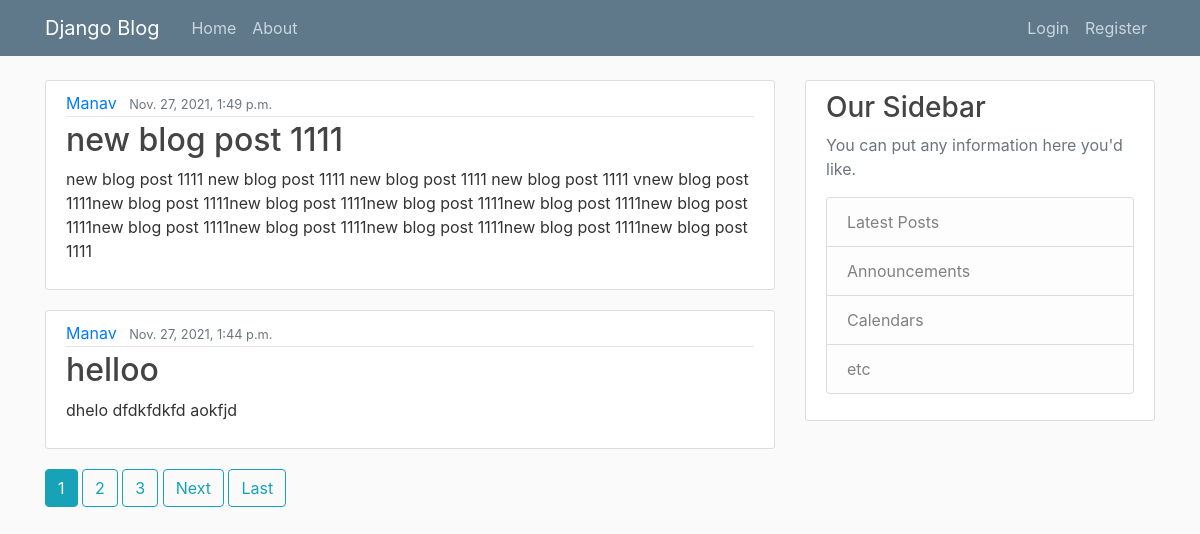
The page / on the database its author committed.
### blog/models.py (models this page shows)
class Post(models.Model):
    title = models.CharField(max_length=100)
    content = models.TextField()
    date_posted = models.DateTimeField(default=timezone.now)
    author = models.ForeignKey(User,on_delete=models.CASCADE)

### blog/views.py (the view)
# urls.py: path('',PostListView.as_view(),name='blog-home'),
class PostListView(ListView):
    model = Post
    template_name = 'blog/home.html'
    context_object_name = 'posts'
    ordering = ['-date_posted']
    paginate_by = 2

### blog/templates/blog/home.html (shortened to what this page needs)
{% extends 'blog/base.html' %}
{% block content %}
    {% for post in posts %}
    <article class="media content-section">
    <div class="media-body">
        <div class="article-metadata">
        <a class="mr-2" href="{% url 'user-post' post.author.username %}">{{ post.author }}</a>
        <small class="text-muted">{{ post.date_posted }}</small>
        </div>
        <h2><a class="article-title" href="{% url 'post_detail' post.id %}">{{ post.title }}</a></h2>
        <p class="article-content">{{ post.content }}</p>
    </div>
    </article>
    {% endfor %}
 {% if is_paginated %}
      {% for num in page_obj.paginator.page_range %}
        {% if page_obj.number == num %}
          <a class="btn btn-info mb-4" href="?page={{ num }}">{{ num }}</a>
        {% elif num > page_obj.number|add:'-3' and num < page_obj.number|add:'3' %}
          <a class="btn btn-outline-info mb-4" href="?page={{ num }}">{{ num }}</a>
        {% endif %}
      {% endfor %}
      {% if page_obj.has_next %}
        <a class="btn btn-outline-info mb-4" href="?page={{ page_obj.next_page_number }}">Next</a>
        <a class="btn btn-outline-info mb-4" href="?page={{ page_obj.paginator.num_pages }}">Last</a>
      {% endif %}
{% endif %}
{% endblock content %}

### blog/static/blog/main.css (style rules this page uses)
body { background: #fafafa; color: #333333; margin-top: 5rem; }
h1, h2, h3, h4, h5, h6 { color: #444444; }
.content-section { background: #ffffff; padding: 10px 20px; border: 1px solid #dddddd; border-radius: 3px; margin-bottom: 20px; }
.article-title { color: #444444; }
.article-content { white-space: pre-line; }
.article-metadata { padding-bottom: 1px; margin-bottom: 4px; border-bottom: 1px solid #e3e3e3 }

### rows shown on the page
Post: author "Manav", date_posted "Nov. 27, 2021, 1:49 p.m.", title "new blog post 1111", content "new blog post 1111 new blog post 1111 new blog post 1111 new blog post 1111 vnew blog post 1111new blog post 1111new blog post 1111new blog post 1111new blog post 1111new blog post 1111new blog post 1111new blog post 1111new blog post 1111new blog post 1111new blog post 1111"
Post: author "Manav", date_posted "Nov. 27, 2021, 1:44 p.m.", title "helloo", content "dhelo dfdkfdkfd aokfjd"

### other values the page prints
{{ num }} "1"
{{ num }} "2" "3"
